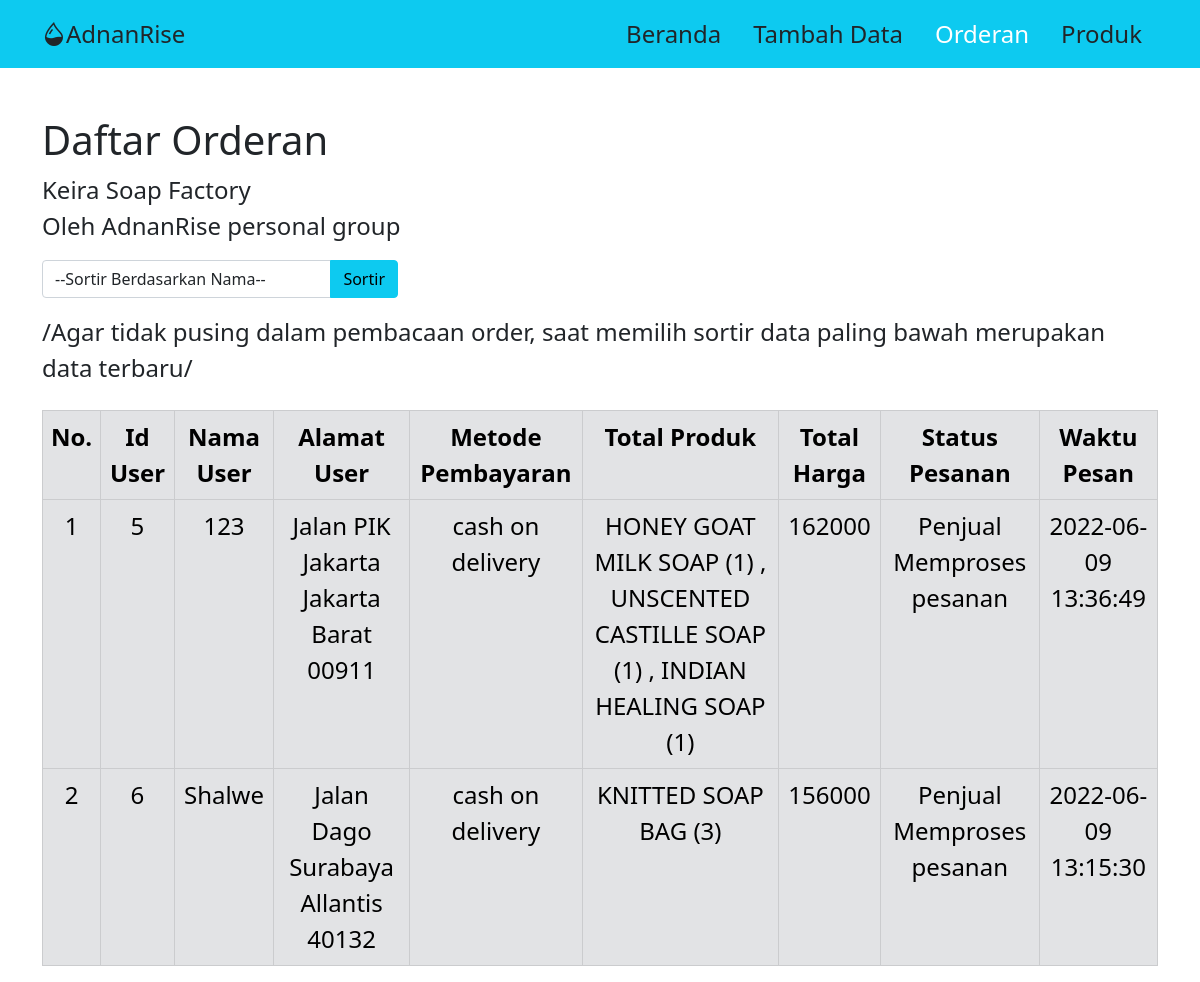
/admin/order.php (signed in), run on the app's committed database.
### tables this page shows
CREATE TABLE `order` (
  `id` int(11) NOT NULL,
  `id_user` int(11) NOT NULL,
  `nama_user` varchar(255) NOT NULL,
  `nomor_user` char(13) NOT NULL,
  `email_user` varchar(255) NOT NULL,
  `method` varchar(255) NOT NULL,
  `alamat_user` varchar(255) NOT NULL,
  `provinsi` varchar(255) NOT NULL,
  `kota_user` varchar(255) NOT NULL,
  `postcode_user` char(5) NOT NULL,
  `total_produk` varchar(255) NOT NULL,
  `total_harga` varchar(255) NOT NULL,
  `status` varchar(255) NOT NULL,
  `waktupesan` datetime NOT NULL DEFAULT current_timestamp()
);

### admin/order.php (the view, shortened to what this page needs)
<?php
require '../php/functions.php';
?>
<!DOCTYPE html>
<html>
<head>
  <link rel="stylesheet" href="https://cdn.jsdelivr.net/npm/bootstrap-icons@1.8.3/font/bootstrap-icons.css">
  <link href="https://cdn.jsdelivr.net/npm/bootstrap@5.1.3/dist/css/bootstrap.min.css" rel="stylesheet">
</head>
<body>
  <header>
    <div class="px-3 py-2 bg-info text-dark fs-4">
      <div class="container">
        <div class="d-flex flex-wrap align-items-center justify-content-center justify-content-lg-start">
          <a href="/" class="d-flex align-items-center my-2 my-lg-0 me-lg-auto text-dark text-decoration-none"><i class="bi bi-droplet-half"></i>AdnanRise
          </a>
          <ul class="nav col-12 col-lg-auto my-2 justify-content-center my-md-0 text-small">
            <li>
              <a href="admin.php" class="nav-link text-dark">
                Beranda
              </a>
            </li>
            <li>
              <a href="tambah.php" class="nav-link text-dark">
                Tambah Data
              </a>
            </li>
            <li>
              <a href="order.php" class="nav-link text-white">
                Orderan
              </a>
            </li>
            <li>
              <a href="produk.php" class="nav-link text-dark">
                Produk
              </a>
            </li>
          </ul>
        </div>
      </div>
    </div>
  </header>
  <div class="container-xl mt-5 fs-4">
    <h1>Daftar Orderan</h1>
    <p>Keira Soap Factory <br><span>Oleh AdnanRise personal group</span></p>
    <form action="" method="GET">
      <div class="row">
        <div class="col-md-4">
          <div class="input-group mb-3">
            <select class="form-control" name="sort">
              <option value="">--Sortir Berdasarkan Nama--</option>
            </select>
            <button type="submit" class="input-group-text btn btn-info" id="tombol-sortir">Sortir</button>
          </div>
        </div>
      </div>
    </form>
    <p>/Agar tidak pusing dalam pembacaan order, saat memilih sortir data paling bawah merupakan data terbaru/</p>
    <table border="1" cellpadding="10" cellspacing="0" class="table table-bordered table-hover table-secondary mt-4">
      <tr class="thead-dark text-center">
        <th>No.</th>
        <th>Id User</th>
        <th>Nama User</th>
        <th>Alamat User</th>
        <th>Metode Pembayaran</th>
        <th>Total Produk</th>
        <th>Total Harga</th>
        <th>Status Pesanan</th>
        <th>Waktu Pesan</th>
      </tr>
      <?php
      $sort = "";
      $order = mysqli_query($conn, "SELECT * FROM `order` ORDER BY nama_user $sort") or die('query failed');
      ?>
      <?php $i = 1; ?>
      <?php foreach ($order as $row) : ?>
        <tr class="thead-dark text-center">
          <td><?= $i; ?></td>
          <td><?= $row["id_user"]; ?></td>
          <td><?= $row["nama_user"]; ?></td>
          <td><?= $row["alamat_user"]; ?> <?= $row["kota_user"] ?> <?= $row["provinsi"] ?> <?= $row["postcode_user"] ?></td>
          <td><?= $row["method"]; ?></td>
          <td><?= $row["total_produk"]; ?></td>
          <td><?= $row["total_harga"]; ?></td>
          <td><?= $row["status"]; ?></td>
          <td><?= $row["waktupesan"] ?></td>
        </tr>
        <?php $i++; ?>
      <?php endforeach;  ?>
    </table>
  </div>
</body>
</html>

### data on the page
order: id_user "5", nama_user "123", alamat_user "Jalan PIK", kota_user "Jakarta", provinsi "Jakarta Barat", postcode_user "00911", method "cash on delivery", total_produk "HONEY GOAT MILK SOAP (1) , UNSCENTED CASTILLE SOAP (1) , INDIAN HEALING SOAP (1)", total_harga "162000", status "Penjual Memproses pesanan", waktupesan "2022-06-09 13:36:49"
order: id_user "6", nama_user "Shalwe", alamat_user "Jalan Dago", kota_user "Surabaya", provinsi "Allantis", postcode_user "40132", method "cash on delivery", total_produk "KNITTED SOAP BAG (3)", total_harga "156000", status "Penjual Memproses pesanan", waktupesan "2022-06-09 13:15:30"
